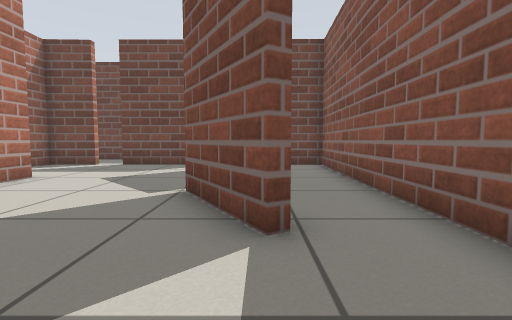
View 1 (above)

23 first-person views from a walk through a world built for the Gazebo simulator. The camera is 0.5 m above the floor, tilts 4° down and sees 85° across. The floor is counted in squares, 0.5 m on a side. Each view is taken from the middle of a square. On the plan, view 1 faces up. The plan holds only what a view shows up to about 11 squares ahead; the rest is blank.

View 2
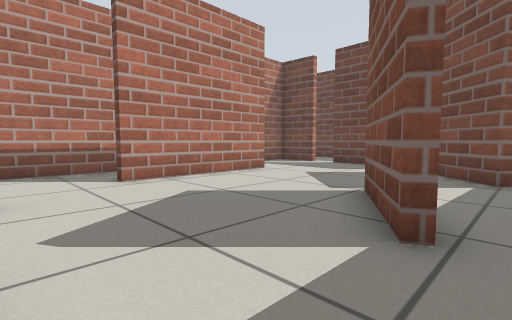

View 3
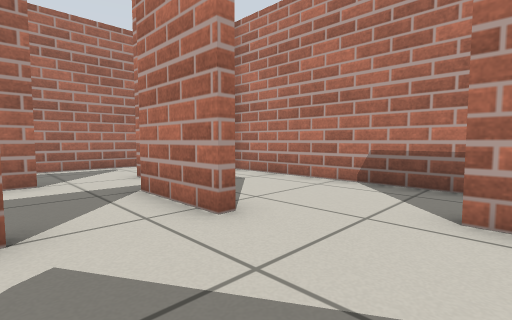

View 4
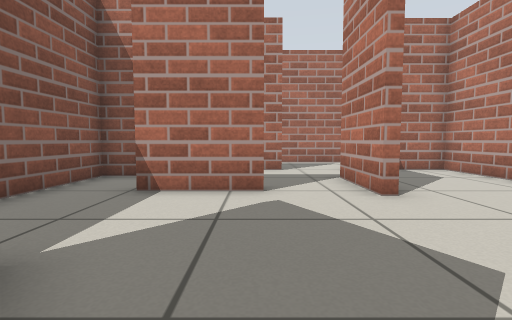

View 5
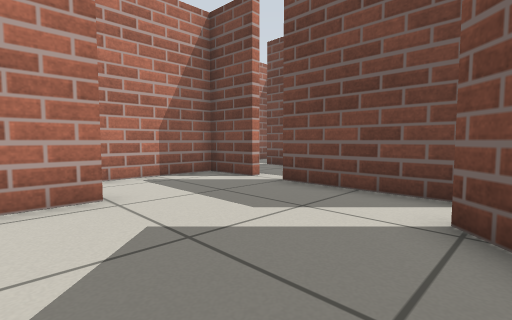

View 6
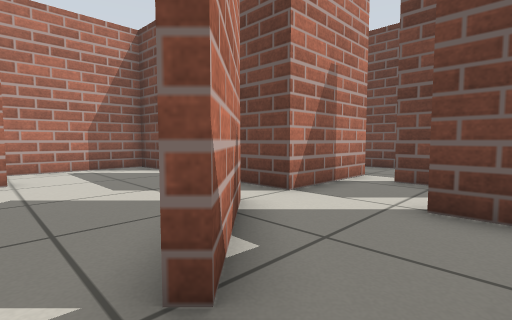

View 7
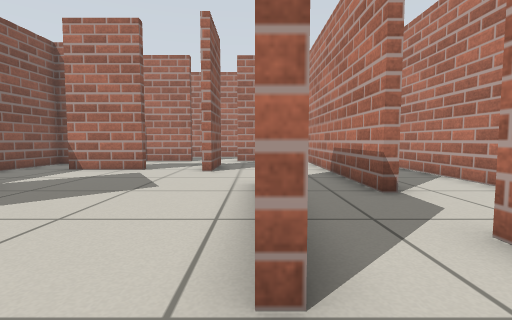

View 8
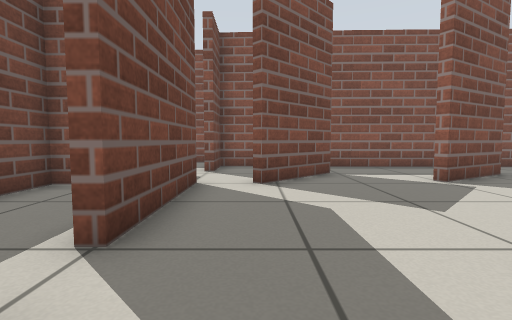

View 9
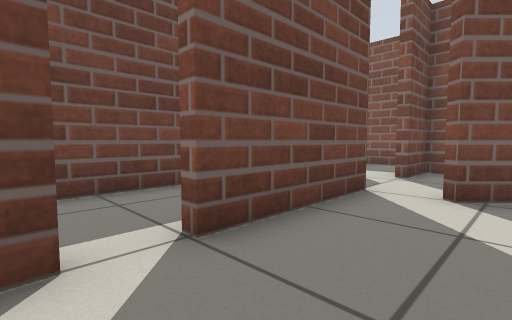

View 10
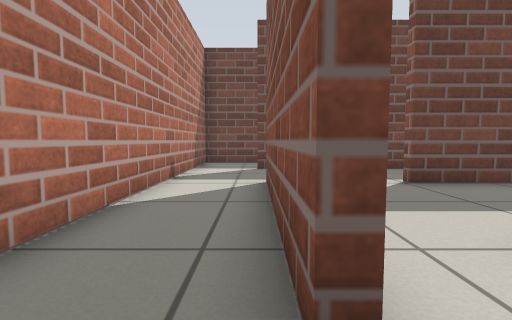

View 11
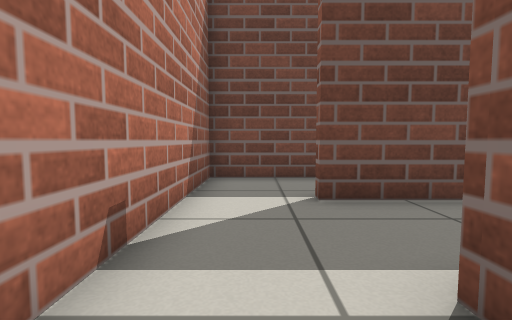

View 12
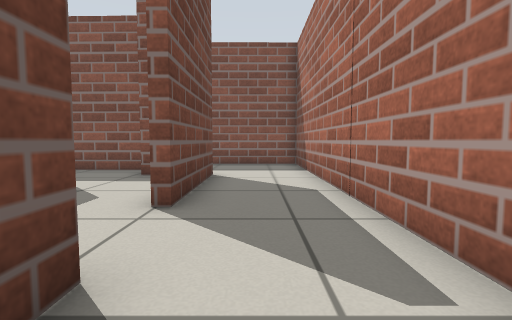

View 13
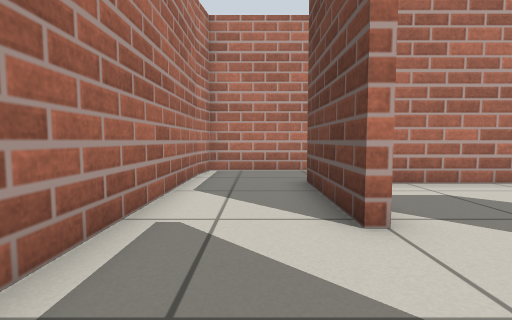

View 14
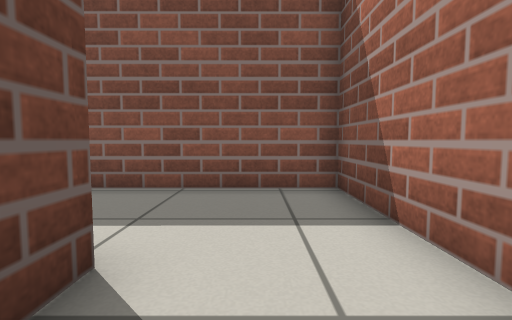

View 15
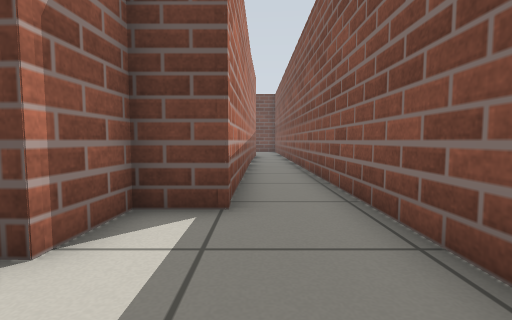

View 16
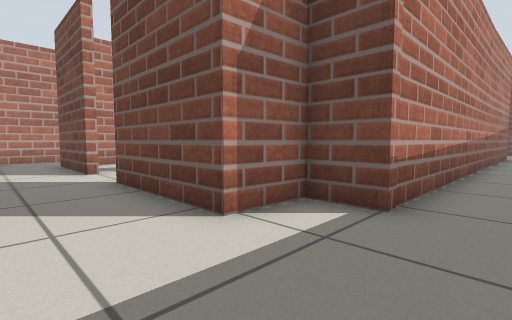

View 17
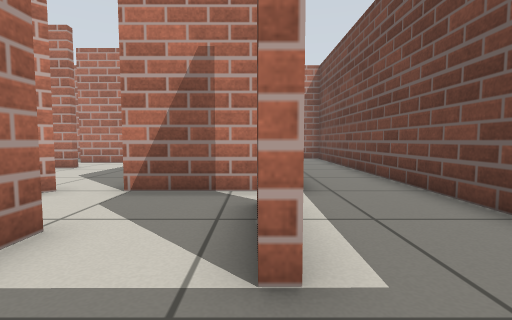

View 18
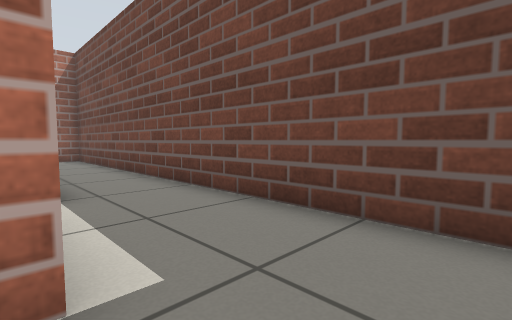

View 19
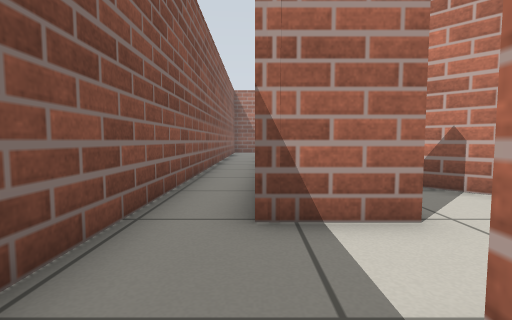

View 20
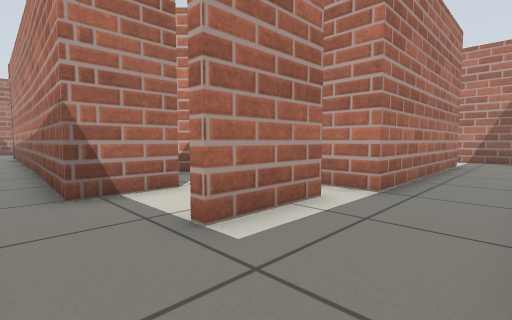

View 21
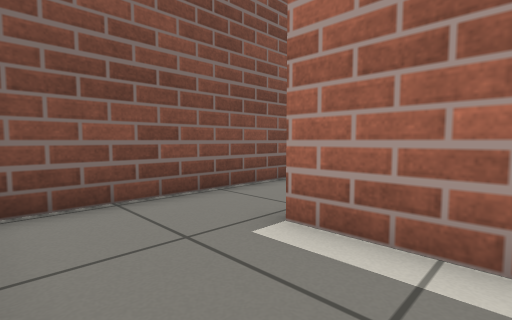

View 22
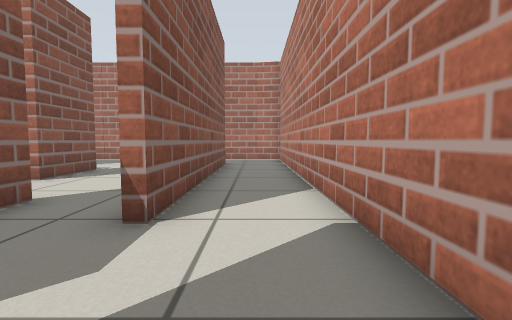

View 23
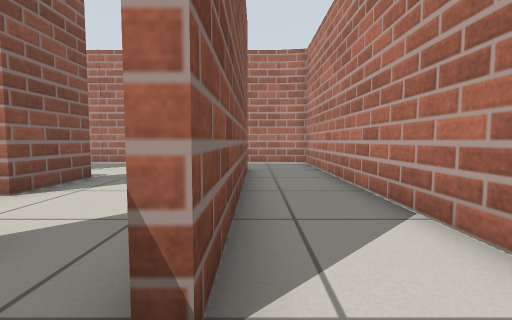

### Floor plan
Points are (right, up) in squares from view 1. A wall is a line through its corners. A room is listed if a view was taken in it or the views show most of it. See-through windows are left out.
Room 1 (views 1, 2, 3, 4, 5, 6, 7, 8, 9)
walls: (-4.3, 0.1) (-4.3, -2.5); (-2.2, -0.4) (0.4, -0.4); (0.5, 3.1) (0.1, 2.9) (-1.4, 5.5) (-1, 5.6); (-8.4, 2.6) (-8.4, -4.4) (-6.9, -4.4); (2.4, 2.4) (2.6, 11.4) (1, 11.4); (-6.4, 7.4) (-6, 7.4) (-6, 2.4) (-6.3, 2.4); (-4.6, -2.5) (-4.6, 0.1); (0.5, 7.7) (-1.7, 9.9); (-0.3, 8.9) (0.7, 7.9); (1.2, -2.7) (2.3, -2.7) (2.3, 0.9); (-3, -4.4) (-2.3, -4.4); (-5.1, -4.4) (-5.1, -4.7); (-1.4, 11.4) (-5.5, 11.4); (-6.5, 11.4) (-8.4, 11.4) (-8.4, 7.5)
ways out: opening at (-7.5, 3) to room 2; opening at (-7.5, 7) to room 2; opening at (-4, -5) to room 3; opening at (1, 10) to room 4; opening at (-6, 11) to room 5
Room 2 (views 10, 23)
walls: (-8.4, 3.8) (-8.4, 2.6); (-8.4, 7.5) (-8.4, 6.1); (-6.3, 2.4) (-6.3, 3.1)
ways out: opening at (-7.5, 3) to room 1; opening at (-7.5, 7) to room 1; opening at (-9, 5) to room 3
Room 3 (views 11, 12, 13, 14, 15, 16, 22)
walls: (-5.1, -4.7) (-8.7, -4.7) (-8.7, 3.8); (2.9, 11.7) (2.6, -3) (1.2, -3) (1.1, -4.7) (-2.9, -4.7); (-8.7, 6.1) (-8.7, 11.8); (-10.1, -7.7) (4.7, -7.7) (4.7, 11.4); (-11.2, 5.7) (-11.2, -7.5) (-10, -7.7); (-11.2, 14.4) (-11.2, 7.4)
ways out: opening at (-4, -5) to room 1; opening at (-9, 5) to room 2; opening at (-9.5, 15) to room 4; opening at (4, 12) to room 4; opening at (-7.5, 13) to room 5
Room 4 (views 17, 18, 19, 20, 21)
walls: (-0.4, 14.3) (2.3, 14.3); (0.5, 14) (-0.4, 14); (1, 11.4) (1, 11.7) (2.9, 11.7); (-1.5, 10.1) (-0.3, 8.9); (3.9, 17.4) (-11.2, 17.4) (-11.2, 14.4); (4.7, 11.4) (4.7, 16.9); (-8.9, 14.6) (-8.9, 14.9) (-1.4, 14.9) (-1.4, 11.4)
ways out: opening at (1, 10) to room 1; opening at (-9.5, 15) to room 3; opening at (4, 12) to room 3
Room 5 (no view inside)
walls: (-1.7, 14.1) (-1.7, 14.6) (-8.9, 14.6)
ways out: opening at (-6, 11) to room 1; opening at (-7.5, 13) to room 3

Where each view was taken, in squares from view 1:
view 1: 0 up, 0 right, facing up
view 2: 0 up, 1 right, facing up-left
view 3: 3 up, 2 left, facing down-left
view 4: 5 up, 2 left, facing down
view 5: 6 up, 1 left, facing up-left
view 6: 7 up, 2 right, facing up-left
view 7: 9 up, 6 left, facing down
view 8: 10 up, 8 left, facing right
view 9: 9 up, 7 left, facing up-right
view 10: 5 up, 9 left, facing up
view 11: 10 up, 10 left, facing up
view 12: 6 down, 7 left, facing right
view 13: 6 down, 2 left, facing left
view 14: 6 down, 1 left, facing right
view 15: 7 down, 3 right, facing up
view 16: 7 down, 4 right, facing up-left
view 17: 14 up, 4 right, facing left
view 18: 14 up, 4 right, facing up-left
view 19: 15 up, 3 right, facing down
view 20: 17 up, 4 right, facing down-left
view 21: 17 up, 0 right, facing down-right
view 22: 7 up, 10 left, facing down
view 23: 5 up, 9 left, facing down
